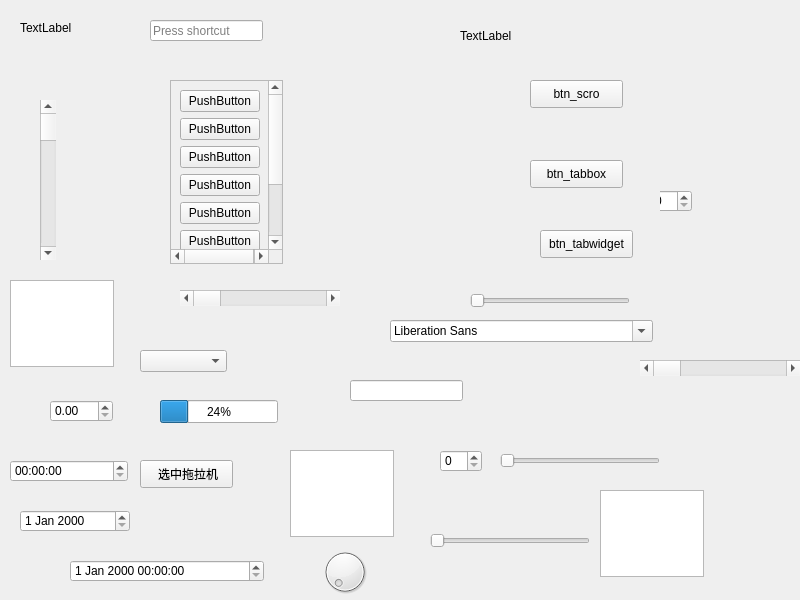
<?xml version="1.0" encoding="UTF-8"?>
<ui version="4.0">
 <class>Widget</class>
 <widget class="QWidget" name="Widget">
  <property name="geometry">
   <rect>
    <x>0</x>
    <y>0</y>
    <width>800</width>
    <height>600</height>
   </rect>
  </property>
  <property name="windowTitle">
   <string>Widget</string>
  </property>
  <widget class="QStackedWidget" name="stackedWidget">
   <property name="geometry">
    <rect>
     <x>90</x>
     <y>50</y>
     <width>321</width>
     <height>221</height>
    </rect>
   </property>
   <property name="currentIndex">
    <number>0</number>
   </property>
   <widget class="QWidget" name="page_5">
    <widget class="QScrollArea" name="scrollArea">
     <property name="geometry">
      <rect>
       <x>80</x>
       <y>30</y>
       <width>113</width>
       <height>184</height>
      </rect>
     </property>
     <property name="widgetResizable">
      <bool>true</bool>
     </property>
     <widget class="QWidget" name="scrollAreaWidgetContents">
      <property name="geometry">
       <rect>
        <x>0</x>
        <y>0</y>
        <width>111</width>
        <height>318</height>
       </rect>
      </property>
      <layout class="QVBoxLayout" name="verticalLayout">
       <item>
        <widget class="QPushButton" name="pushButton">
         <property name="text">
          <string>PushButton</string>
         </property>
        </widget>
       </item>
       <item>
        <widget class="QPushButton" name="pushButton_2">
         <property name="text">
          <string>PushButton</string>
         </property>
        </widget>
       </item>
       <item>
        <widget class="QPushButton" name="pushButton_3">
         <property name="text">
          <string>PushButton</string>
         </property>
        </widget>
       </item>
       <item>
        <widget class="QPushButton" name="pushButton_4">
         <property name="text">
          <string>PushButton</string>
         </property>
        </widget>
       </item>
       <item>
        <widget class="QPushButton" name="pushButton_5">
         <property name="text">
          <string>PushButton</string>
         </property>
        </widget>
       </item>
       <item>
        <widget class="QPushButton" name="pushButton_8">
         <property name="text">
          <string>PushButton</string>
         </property>
        </widget>
       </item>
       <item>
        <widget class="QPushButton" name="pushButton_7">
         <property name="text">
          <string>PushButton</string>
         </property>
        </widget>
       </item>
       <item>
        <widget class="QPushButton" name="pushButton_6">
         <property name="text">
          <string>PushButton</string>
         </property>
        </widget>
       </item>
       <item>
        <widget class="QPushButton" name="pushButton_9">
         <property name="text">
          <string>PushButton</string>
         </property>
        </widget>
       </item>
      </layout>
     </widget>
    </widget>
   </widget>
   <widget class="QWidget" name="page_3">
    <widget class="QToolBox" name="toolBox">
     <property name="geometry">
      <rect>
       <x>40</x>
       <y>30</y>
       <width>85</width>
       <height>143</height>
      </rect>
     </property>
     <property name="currentIndex">
      <number>0</number>
     </property>
     <widget class="QWidget" name="widget">
      <property name="geometry">
       <rect>
        <x>0</x>
        <y>0</y>
        <width>85</width>
        <height>56</height>
       </rect>
      </property>
      <attribute name="label">
       <string>家人</string>
      </attribute>
      <widget class="QToolButton" name="toolButton">
       <property name="geometry">
        <rect>
         <x>20</x>
         <y>10</y>
         <width>46</width>
         <height>21</height>
        </rect>
       </property>
       <property name="text">
        <string>...</string>
       </property>
      </widget>
     </widget>
     <widget class="QWidget" name="page_2">
      <property name="geometry">
       <rect>
        <x>0</x>
        <y>0</y>
        <width>100</width>
        <height>30</height>
       </rect>
      </property>
      <attribute name="label">
       <string>朋友</string>
      </attribute>
      <widget class="QToolButton" name="toolButton_2">
       <property name="geometry">
        <rect>
         <x>10</x>
         <y>10</y>
         <width>46</width>
         <height>21</height>
        </rect>
       </property>
       <property name="text">
        <string>...</string>
       </property>
      </widget>
     </widget>
     <widget class="QWidget" name="page">
      <property name="geometry">
       <rect>
        <x>0</x>
        <y>0</y>
        <width>100</width>
        <height>30</height>
       </rect>
      </property>
      <attribute name="label">
       <string>黑名单</string>
      </attribute>
      <widget class="QToolButton" name="toolButton_3">
       <property name="geometry">
        <rect>
         <x>30</x>
         <y>10</y>
         <width>46</width>
         <height>21</height>
        </rect>
       </property>
       <property name="text">
        <string>...</string>
       </property>
      </widget>
     </widget>
    </widget>
   </widget>
   <widget class="QWidget" name="page_4">
    <widget class="QTabWidget" name="tabWidget">
     <property name="geometry">
      <rect>
       <x>70</x>
       <y>30</y>
       <width>201</width>
       <height>151</height>
      </rect>
     </property>
     <property name="currentIndex">
      <number>2</number>
     </property>
     <widget class="QWidget" name="tab">
      <attribute name="title">
       <string> 百度</string>
      </attribute>
     </widget>
     <widget class="QWidget" name="tab_3">
      <attribute name="title">
       <string>谷歌</string>
      </attribute>
     </widget>
     <widget class="QWidget" name="tab_4">
      <attribute name="title">
       <string>     传智</string>
      </attribute>
     </widget>
     <widget class="QWidget" name="tab_2">
      <attribute name="title">
       <string> 抖音</string>
      </attribute>
     </widget>
    </widget>
   </widget>
  </widget>
  <widget class="QPushButton" name="btn_scro">
   <property name="geometry">
    <rect>
     <x>530</x>
     <y>80</y>
     <width>93</width>
     <height>28</height>
    </rect>
   </property>
   <property name="text">
    <string>btn_scro</string>
   </property>
  </widget>
  <widget class="QPushButton" name="btn_tabbox">
   <property name="geometry">
    <rect>
     <x>530</x>
     <y>160</y>
     <width>93</width>
     <height>28</height>
    </rect>
   </property>
   <property name="text">
    <string>btn_tabbox</string>
   </property>
  </widget>
  <widget class="QPushButton" name="btn_tabwidget">
   <property name="geometry">
    <rect>
     <x>540</x>
     <y>230</y>
     <width>93</width>
     <height>28</height>
    </rect>
   </property>
   <property name="text">
    <string>btn_tabwidget</string>
   </property>
  </widget>
  <widget class="QComboBox" name="comboBox">
   <property name="geometry">
    <rect>
     <x>140</x>
     <y>350</y>
     <width>87</width>
     <height>22</height>
    </rect>
   </property>
  </widget>
  <widget class="QPushButton" name="btn_tlj">
   <property name="geometry">
    <rect>
     <x>140</x>
     <y>460</y>
     <width>93</width>
     <height>28</height>
    </rect>
   </property>
   <property name="text">
    <string> 选中拖拉机</string>
   </property>
  </widget>
  <widget class="QFontComboBox" name="fontComboBox">
   <property name="geometry">
    <rect>
     <x>390</x>
     <y>320</y>
     <width>263</width>
     <height>22</height>
    </rect>
   </property>
  </widget>
  <widget class="QLineEdit" name="lineEdit">
   <property name="geometry">
    <rect>
     <x>350</x>
     <y>380</y>
     <width>113</width>
     <height>21</height>
    </rect>
   </property>
  </widget>
  <widget class="QTextEdit" name="textEdit">
   <property name="geometry">
    <rect>
     <x>290</x>
     <y>450</y>
     <width>104</width>
     <height>87</height>
    </rect>
   </property>
  </widget>
  <widget class="QPlainTextEdit" name="plainTextEdit">
   <property name="geometry">
    <rect>
     <x>10</x>
     <y>280</y>
     <width>104</width>
     <height>87</height>
    </rect>
   </property>
  </widget>
  <widget class="QSpinBox" name="spinBox">
   <property name="geometry">
    <rect>
     <x>440</x>
     <y>450</y>
     <width>42</width>
     <height>22</height>
    </rect>
   </property>
  </widget>
  <widget class="QPlainTextEdit" name="plainTextEdit_2">
   <property name="geometry">
    <rect>
     <x>600</x>
     <y>490</y>
     <width>104</width>
     <height>87</height>
    </rect>
   </property>
  </widget>
  <widget class="QDoubleSpinBox" name="doubleSpinBox">
   <property name="geometry">
    <rect>
     <x>50</x>
     <y>400</y>
     <width>63</width>
     <height>22</height>
    </rect>
   </property>
  </widget>
  <widget class="QTimeEdit" name="timeEdit">
   <property name="geometry">
    <rect>
     <x>10</x>
     <y>460</y>
     <width>118</width>
     <height>22</height>
    </rect>
   </property>
  </widget>
  <widget class="QDateEdit" name="dateEdit">
   <property name="geometry">
    <rect>
     <x>20</x>
     <y>510</y>
     <width>110</width>
     <height>22</height>
    </rect>
   </property>
  </widget>
  <widget class="QDateTimeEdit" name="dateTimeEdit">
   <property name="geometry">
    <rect>
     <x>70</x>
     <y>560</y>
     <width>194</width>
     <height>22</height>
    </rect>
   </property>
  </widget>
  <widget class="QDial" name="dial">
   <property name="geometry">
    <rect>
     <x>320</x>
     <y>540</y>
     <width>50</width>
     <height>64</height>
    </rect>
   </property>
  </widget>
  <widget class="QScrollBar" name="horizontalScrollBar">
   <property name="geometry">
    <rect>
     <x>180</x>
     <y>290</y>
     <width>160</width>
     <height>16</height>
    </rect>
   </property>
   <property name="orientation">
    <enum>Qt::Horizontal</enum>
   </property>
  </widget>
  <widget class="QScrollBar" name="horizontalScrollBar_2">
   <property name="geometry">
    <rect>
     <x>640</x>
     <y>360</y>
     <width>160</width>
     <height>16</height>
    </rect>
   </property>
   <property name="orientation">
    <enum>Qt::Horizontal</enum>
   </property>
  </widget>
  <widget class="QScrollBar" name="verticalScrollBar">
   <property name="geometry">
    <rect>
     <x>40</x>
     <y>100</y>
     <width>16</width>
     <height>160</height>
    </rect>
   </property>
   <property name="orientation">
    <enum>Qt::Vertical</enum>
   </property>
  </widget>
  <widget class="QSlider" name="horizontalSlider">
   <property name="geometry">
    <rect>
     <x>500</x>
     <y>450</y>
     <width>160</width>
     <height>22</height>
    </rect>
   </property>
   <property name="orientation">
    <enum>Qt::Horizontal</enum>
   </property>
  </widget>
  <widget class="QKeySequenceEdit" name="keySequenceEdit">
   <property name="geometry">
    <rect>
     <x>150</x>
     <y>20</y>
     <width>113</width>
     <height>21</height>
    </rect>
   </property>
  </widget>
  <widget class="QSlider" name="horizontalSlider_2">
   <property name="geometry">
    <rect>
     <x>430</x>
     <y>530</y>
     <width>160</width>
     <height>22</height>
    </rect>
   </property>
   <property name="orientation">
    <enum>Qt::Horizontal</enum>
   </property>
  </widget>
  <widget class="QWidget" name="widget" native="true">
   <property name="geometry">
    <rect>
     <x>660</x>
     <y>170</y>
     <width>120</width>
     <height>80</height>
    </rect>
   </property>
   <widget class="QSpinBox" name="spinBox_2">
    <property name="geometry">
     <rect>
      <x>-10</x>
      <y>20</y>
      <width>42</width>
      <height>22</height>
     </rect>
    </property>
   </widget>
  </widget>
  <widget class="QLabel" name="label">
   <property name="geometry">
    <rect>
     <x>20</x>
     <y>20</y>
     <width>68</width>
     <height>15</height>
    </rect>
   </property>
   <property name="text">
    <string>TextLabel</string>
   </property>
  </widget>
  <widget class="QLabel" name="label_2">
   <property name="geometry">
    <rect>
     <x>460</x>
     <y>0</y>
     <width>201</width>
     <height>71</height>
    </rect>
   </property>
   <property name="text">
    <string>TextLabel</string>
   </property>
  </widget>
  <widget class="QSlider" name="horizontalSlider_3">
   <property name="geometry">
    <rect>
     <x>470</x>
     <y>290</y>
     <width>160</width>
     <height>22</height>
    </rect>
   </property>
   <property name="orientation">
    <enum>Qt::Horizontal</enum>
   </property>
  </widget>
  <widget class="QProgressBar" name="progressBar">
   <property name="geometry">
    <rect>
     <x>160</x>
     <y>400</y>
     <width>118</width>
     <height>23</height>
    </rect>
   </property>
   <property name="value">
    <number>24</number>
   </property>
  </widget>
 </widget>
 <resources/>
 <connections/>
</ui>
